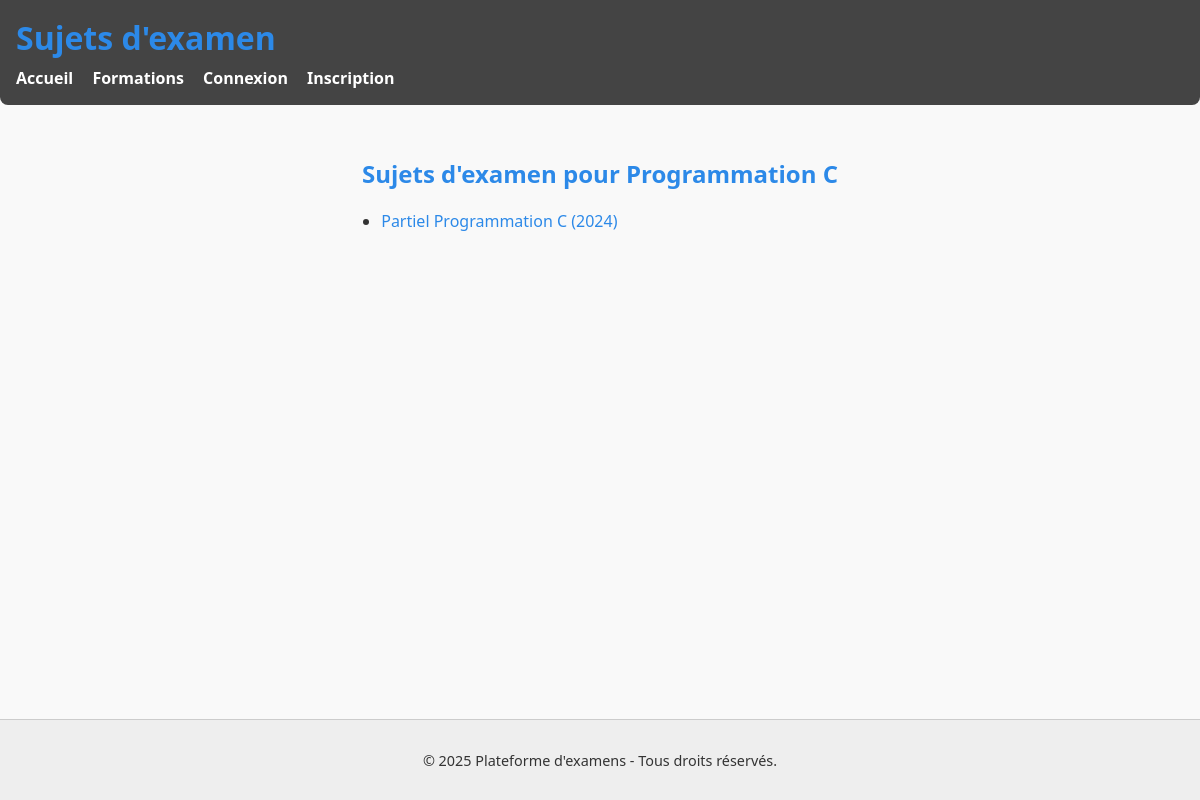
Screenshot of /sujets/2 with the database file from the repository.
### tables this page shows
CREATE TABLE formation (
            id INTEGER PRIMARY KEY AUTOINCREMENT,
            name TEXT
        );

CREATE TABLE subject (
            id INTEGER PRIMARY KEY AUTOINCREMENT,
            title TEXT,
            description TEXT,
            year INT,
            course TEXT,
            file_path TEXT,
            formation_id INTEGER
        );

### server.py (the view)
@app.get('/sujets/<int:formation_id>')
def sujets_par_formation(formation_id):
    subjects = model.get_subjects_by_formation(formation_id)
    formation = model.get_formation(formation_id)
    if not formation:
        return "Formation non trouvée", 404
    return render_template('subjects_by_formation.html', subjects=subjects, formation=formation)

### data_model.py (called while the page is built)
def db_fetch(query, args=(), all=False, db_name=DBFILENAME):
  with sqlite3.connect(db_name) as conn:
    conn.row_factory = sqlite3.Row
    cur = conn.execute(query, args)
    if all:
      res = cur.fetchall()
      if res:
        res = [dict(e) for e in res]
      else:
        res = []
    else:
      res = cur.fetchone()
      if res:
        res = dict(res)
  return res

def get_formation(id):
    return db_fetch("SELECT * FROM formation WHERE id = ?", (id,))

def get_subjects_by_formation(formation_id):
    return db_fetch(
        "SELECT * FROM subject WHERE formation_id = ? ORDER BY year DESC",
        (formation_id,),
        all=True
    )

### templates/subjects_by_formation.html (shortened to what this page needs)
{% extends "base.html" %}
{% block content %}
<h2>Sujets d'examen pour {{ formation.name }}</h2>
<ul>
    {% for subject in subjects %}
    <li><a href="{{ url_for('subject_detail', id=subject.id) }}">{{ subject.title }} ({{ subject.year }})</a></li>
    {% endfor %}
</ul>
{% endblock %}

### static/style.css (style rules this page uses)
html, body { height: 100%; margin: 0; padding: 0; display: flex; flex-direction: column; font-family: 'Segoe UI', sans-serif; background-color: #f9f9f9; color: #333; }
h1, h2 { color: #2c89e8; }
a { color: #2c89e8; text-decoration: none; }
ul { padding-left: 1.2rem; }
ul li { margin-bottom: 0.6rem; }

### rows the page displays
formation: name "Programmation C"
subject: title "Partiel Programmation C", year "2024"

### other values shown
{{ 2025 }} "2025"
